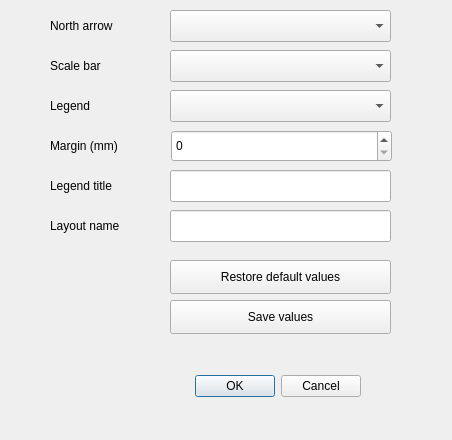
<?xml version="1.0" encoding="UTF-8"?>
<ui version="4.0">
 <author>Sylvain THÉRY</author>
 <class>createLayoutDialogBase</class>
 <widget class="QDialog" name="createLayoutDialogBase">
  <property name="geometry">
   <rect>
    <x>0</x>
    <y>0</y>
    <width>452</width>
    <height>440</height>
   </rect>
  </property>
  <property name="windowTitle">
   <string>AutoLayoutTool configuration</string>
  </property>
  <property name="locale">
   <locale language="English" country="UnitedStates"/>
  </property>
  <property name="modal">
   <bool>false</bool>
  </property>
  <widget class="QDialogButtonBox" name="button_box">
   <property name="geometry">
    <rect>
     <x>180</x>
     <y>370</y>
     <width>181</width>
     <height>32</height>
    </rect>
   </property>
   <property name="orientation">
    <enum>Qt::Horizontal</enum>
   </property>
   <property name="standardButtons">
    <set>QDialogButtonBox::Cancel|QDialogButtonBox::Ok</set>
   </property>
  </widget>
  <widget class="QComboBox" name="cbb_north">
   <property name="geometry">
    <rect>
     <x>170</x>
     <y>10</y>
     <width>221</width>
     <height>32</height>
    </rect>
   </property>
   <property name="toolTip">
    <string>Select placement</string>
   </property>
   <property name="locale">
    <locale language="English" country="UnitedStates"/>
   </property>
  </widget>
  <widget class="QComboBox" name="cbb_scalebar">
   <property name="geometry">
    <rect>
     <x>170</x>
     <y>50</y>
     <width>221</width>
     <height>32</height>
    </rect>
   </property>
   <property name="toolTip">
    <string>Select placement</string>
   </property>
   <property name="locale">
    <locale language="English" country="UnitedStates"/>
   </property>
  </widget>
  <widget class="QComboBox" name="cbb_legend">
   <property name="geometry">
    <rect>
     <x>170</x>
     <y>90</y>
     <width>221</width>
     <height>32</height>
    </rect>
   </property>
   <property name="toolTip">
    <string>Select placement</string>
   </property>
   <property name="locale">
    <locale language="English" country="UnitedStates"/>
   </property>
  </widget>
  <widget class="QLabel" name="label_3">
   <property name="geometry">
    <rect>
     <x>50</x>
     <y>10</y>
     <width>116</width>
     <height>32</height>
    </rect>
   </property>
   <property name="locale">
    <locale language="English" country="UnitedStates"/>
   </property>
   <property name="text">
    <string>North arrow</string>
   </property>
  </widget>
  <widget class="QLabel" name="label_4">
   <property name="geometry">
    <rect>
     <x>50</x>
     <y>50</y>
     <width>116</width>
     <height>32</height>
    </rect>
   </property>
   <property name="locale">
    <locale language="English" country="UnitedStates"/>
   </property>
   <property name="text">
    <string>Scale bar</string>
   </property>
  </widget>
  <widget class="QLabel" name="label_5">
   <property name="geometry">
    <rect>
     <x>50</x>
     <y>90</y>
     <width>116</width>
     <height>32</height>
    </rect>
   </property>
   <property name="locale">
    <locale language="English" country="UnitedStates"/>
   </property>
   <property name="text">
    <string>Legend</string>
   </property>
  </widget>
  <widget class="QLabel" name="label_6">
   <property name="geometry">
    <rect>
     <x>50</x>
     <y>130</y>
     <width>116</width>
     <height>32</height>
    </rect>
   </property>
   <property name="locale">
    <locale language="English" country="UnitedStates"/>
   </property>
   <property name="text">
    <string>Margin (mm)</string>
   </property>
  </widget>
  <widget class="QSpinBox" name="sb_margin_value">
   <property name="geometry">
    <rect>
     <x>171</x>
     <y>130</y>
     <width>221</width>
     <height>32</height>
    </rect>
   </property>
  </widget>
  <widget class="QLineEdit" name="le_layout_name">
   <property name="geometry">
    <rect>
     <x>170</x>
     <y>210</y>
     <width>221</width>
     <height>32</height>
    </rect>
   </property>
  </widget>
  <widget class="QLineEdit" name="le_legend_title">
   <property name="geometry">
    <rect>
     <x>170</x>
     <y>170</y>
     <width>221</width>
     <height>32</height>
    </rect>
   </property>
  </widget>
  <widget class="QPushButton" name="pb_restore">
   <property name="geometry">
    <rect>
     <x>170</x>
     <y>260</y>
     <width>221</width>
     <height>34</height>
    </rect>
   </property>
   <property name="text">
    <string>Restore default values</string>
   </property>
  </widget>
  <widget class="QLabel" name="label_7">
   <property name="geometry">
    <rect>
     <x>50</x>
     <y>170</y>
     <width>116</width>
     <height>32</height>
    </rect>
   </property>
   <property name="locale">
    <locale language="English" country="UnitedStates"/>
   </property>
   <property name="text">
    <string>Legend title</string>
   </property>
  </widget>
  <widget class="QLabel" name="label_8">
   <property name="geometry">
    <rect>
     <x>50</x>
     <y>210</y>
     <width>116</width>
     <height>32</height>
    </rect>
   </property>
   <property name="text">
    <string>Layout name</string>
   </property>
  </widget>
  <widget class="QPushButton" name="pb_save">
   <property name="geometry">
    <rect>
     <x>170</x>
     <y>300</y>
     <width>221</width>
     <height>34</height>
    </rect>
   </property>
   <property name="text">
    <string>Save values</string>
   </property>
  </widget>
 </widget>
 <resources/>
 <connections>
  <connection>
   <sender>button_box</sender>
   <signal>accepted()</signal>
   <receiver>createLayoutDialogBase</receiver>
   <slot>accept()</slot>
   <hints>
    <hint type="sourcelabel">
     <x>180</x>
     <y>370</y>
    </hint>
    <hint type="destinationlabel">
     <x>20</x>
     <y>20</y>
    </hint>
   </hints>
  </connection>
  <connection>
   <sender>button_box</sender>
   <signal>rejected()</signal>
   <receiver>createLayoutDialogBase</receiver>
   <slot>reject()</slot>
   <hints>
    <hint type="sourcelabel">
     <x>180</x>
     <y>370</y>
    </hint>
    <hint type="destinationlabel">
     <x>20</x>
     <y>20</y>
    </hint>
   </hints>
  </connection>
 </connections>
</ui>
